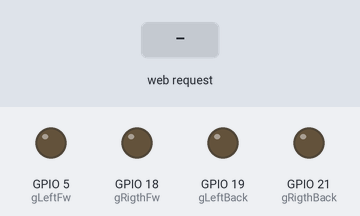
Simulated run of this sketch. Board: ESP32. Shown: output pins drawn as LEDs (lit = HIGH). The inputs (shaded band) are chosen by the test bench. WiFi joins after 1.5 s; servers stay silent unless stated; storage starts empty; what the sketch prints to the serial monitor is not drawn.

Above: at 3.2 s.
3.3 s: HTTP request GET /adelante received
At 3.7 s:
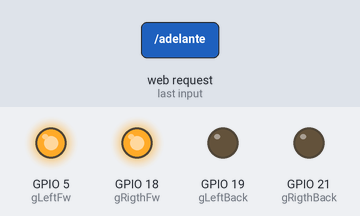
4.8 s: HTTP request GET /atras received
At 6.0 s:
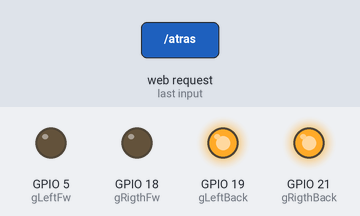
6.3 s: HTTP request GET /izquierda received
At 7.1 s:
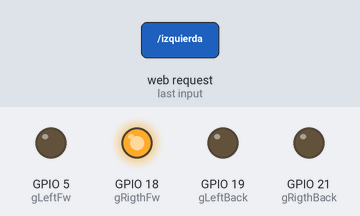
7.8 s: HTTP request GET /derecha received
At 8.3 s:
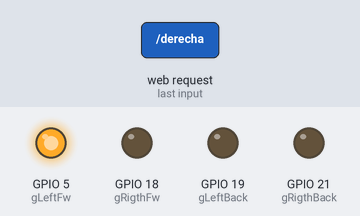
9.3 s: HTTP request GET /parar received
At 10.6 s:
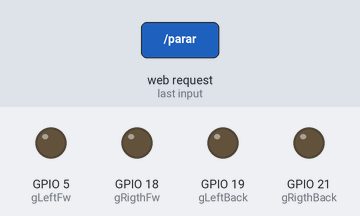
Timing chart, 0 to 11.8 s (numbered marks = the images above; inputs shaded):
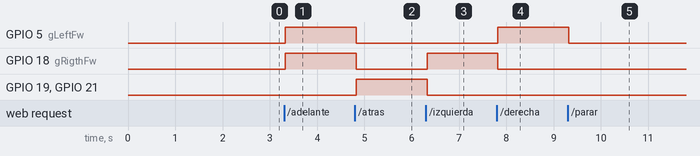

Measured:
- after the input at 3.3 s, GPIO 5 (gLeftFw), GPIO 18 (gRigthFw): LOW → HIGH at once
- after the input at 4.8 s, GPIO 5 (gLeftFw), GPIO 18 (gRigthFw): HIGH → LOW at once; GPIO 19 (gLeftBack), GPIO 21 (gRigthBack): LOW → HIGH at once
- after the input at 6.3 s, GPIO 18 (gRigthFw): LOW → HIGH at once; GPIO 19 (gLeftBack), GPIO 21 (gRigthBack): HIGH → LOW at once
- after the input at 7.8 s, GPIO 5 (gLeftFw): LOW → HIGH at once; GPIO 18 (gRigthFw): HIGH → LOW at once
- after the input at 9.3 s, GPIO 5 (gLeftFw): HIGH → LOW at once

The sketch:

ProyectoFinal.ino
```cpp
#include "WiFi.h"
#include "ESPAsyncWebServer.h"
#include "SPIFFS.h"

const char* ssid = "Totalplay-ABA2";
const char* password = "ABA2FBDAAxkMTpM8";

const int gLeftFw = 5;
const int gRigthFw = 18;
const int gLeftBack = 19;
const int gRigthBack = 21;
String carState;


#define STOP_STATE 0
#define FW_STATE 1
#define BACK_STATE 2
#define RT_STATE 3
#define LT_STATE 4

int gCurrentState;

void setCurrentState(int pState){
    gCurrentState = pState;
}

int getCurrentState(void){
    return gCurrentState;
}

AsyncWebServer server(80);

// Replaces placeholder with LED state value
String processor(const String& var){
  Serial.println(var);
  int lCurrentState;
  if(var == "STATE"){
    lCurrentState = getCurrentState();
    switch(lCurrentState){
      case STOP_STATE:
        carState = "STOPPED";
        break;
      case FW_STATE:
        carState = "FW_STATE";
        break;
      case BACK_STATE:
        carState = "BACK_STATE";
        break;
      case RT_STATE:
        carState = "RT_STATE";
        break;
      case LT_STATE:
        carState = "LT_STATE";
        break;
      default:
        carState = "INVALID";
        break;
    }
    Serial.print(carState);
    return carState;
  }
  return String();
}

void setup(){

  setCurrentState(STOP_STATE);

  Serial.begin(115200);
  pinMode(gLeftFw, OUTPUT);
  pinMode(gRigthFw, OUTPUT);
  pinMode(gLeftBack, OUTPUT);
  pinMode(gRigthBack, OUTPUT);

  // Initialize SPIFFS
  if(!SPIFFS.begin(true)){
    Serial.println("An Error has occurred while mounting SPIFFS");
    return;
  }

  // Connect to Wi-Fi
  WiFi.begin(ssid, password);
  while (WiFi.status() != WL_CONNECTED) {
    delay(1000);
    Serial.println("Connecting to WiFi..");
  }

  // Print ESP32 Local IP Address
  Serial.println(WiFi.localIP());

  digitalWrite(gLeftFw, LOW);
  digitalWrite(gRigthFw, LOW);
  digitalWrite(gLeftBack, LOW);
  digitalWrite(gRigthBack, LOW);

  // Route for root / web page
  server.on("/", HTTP_GET, [](AsyncWebServerRequest *request){
    request->send(SPIFFS, "/index.html", String(), false, processor);
  });

  // Route to load style.css file
  server.on("/style.css", HTTP_GET, [](AsyncWebServerRequest *request){
    request->send(SPIFFS, "/style.css", "text/css");
  });

  // Route to set GPIO to HIGH
  server.on("/parar", HTTP_GET, [](AsyncWebServerRequest *request){
    digitalWrite(gLeftFw, LOW);
    digitalWrite(gRigthFw, LOW);
    digitalWrite(gLeftBack, LOW);
    digitalWrite(gRigthBack, LOW);
    setCurrentState(STOP_STATE);
    request->send(SPIFFS, "/index.html", String(), false, processor);
  });

  // Route to set GPIO to LOW
  server.on("/adelante", HTTP_GET, [](AsyncWebServerRequest *request){
    digitalWrite(gLeftFw, HIGH);
    digitalWrite(gRigthFw, HIGH);
    digitalWrite(gLeftBack, LOW);
    digitalWrite(gRigthBack, LOW);
    setCurrentState(FW_STATE);
    request->send(SPIFFS, "/index.html", String(), false, processor);
  });

  server.on("/atras", HTTP_GET, [](AsyncWebServerRequest *request){
    digitalWrite(gLeftFw, LOW);
    digitalWrite(gRigthFw, LOW);
    digitalWrite(gLeftBack, HIGH);
    digitalWrite(gRigthBack, HIGH);
    setCurrentState(BACK_STATE);
    request->send(SPIFFS, "/index.html", String(), false, processor);
  });

  server.on("/izquierda", HTTP_GET, [](AsyncWebServerRequest *request){
    digitalWrite(gLeftFw, LOW);
    digitalWrite(gRigthFw, HIGH);
    digitalWrite(gLeftBack, LOW);
    digitalWrite(gRigthBack, LOW);
    setCurrentState(LT_STATE);
    request->send(SPIFFS, "/index.html", String(), false, processor);
  });

  server.on("/derecha", HTTP_GET, [](AsyncWebServerRequest *request){
    digitalWrite(gLeftFw, HIGH);
    digitalWrite(gRigthFw, LOW);
    digitalWrite(gLeftBack, LOW);
    digitalWrite(gRigthBack, LOW);
    setCurrentState(RT_STATE);
    request->send(SPIFFS, "/index.html", String(), false, processor);
  });

  // Start server
  server.begin();
}

void loop(){

}
```
